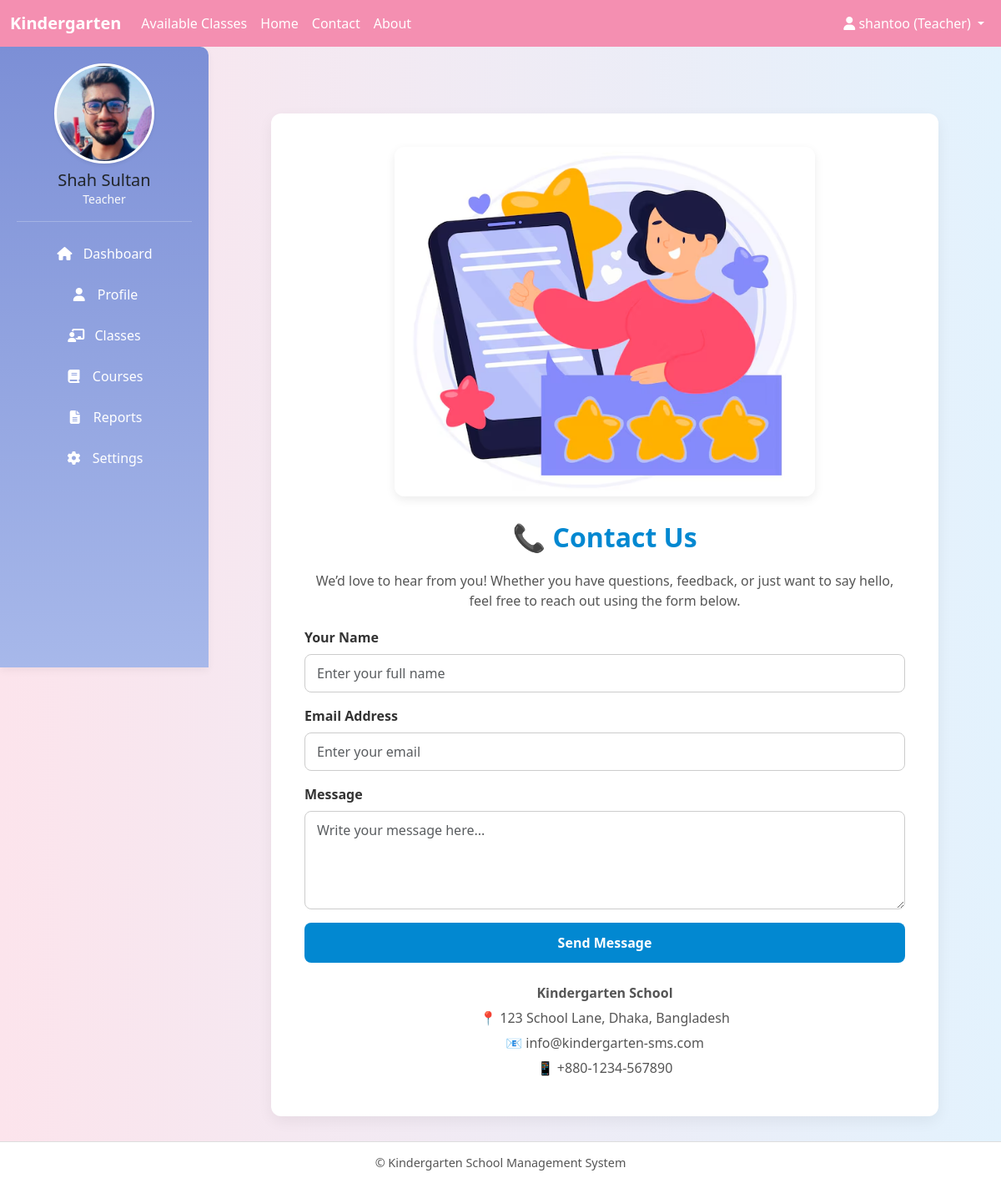
Page /contact/ (signed in) on the committed database.
### core/models.py (models this page shows, shortened)
class User(AbstractUser):
    ROLE_CHOICES = (
        ("admin", "Admin"),
        ("teacher", "Teacher"),
        ("student", "Student"),
    )
    role = models.CharField(max_length=10, choices=ROLE_CHOICES)

class TeaacherProfile(models.Model):
    user = models.OneToOneField(User, on_delete=models.CASCADE, related_name='teacher_profile')
    full_name = models.CharField(max_length=128, blank=True)
    class_room = models.ForeignKey(ClassRoom, on_delete=models.SET_NULL, null=True, blank=True)
    date_of_birth = models.DateField(null=True, blank=True)
    address = models.TextField(blank=True)
    phone = models.CharField(max_length=24, blank=True)
    photo = models.ImageField(upload_to='teacher_photos/', blank=True, null=True)
    qualification = models.CharField(max_length=256, blank=True)
    experience_years = models.PositiveIntegerField(default=0)

### core/views.py (the view)
# urls.py: path('contact/', views.contact, name='contact'),
def contact(request):
    return render(request, 'contact.html')

### core/templates/contact.html (shortened to what this page needs)
{% extends 'base.html' %}
{% load static %}
{% block content %}
<div class="container">
  <div class="contact-card">
    <div class="hero-div">
      <img src="{% static 'images/contact.avif' %}" alt="Contact illustration" class="hero-image">
    </div>
    <h2 class="text-center">📞 Contact Us</h2>
    <p class="text-center">We’d love to hear from you! Whether you have questions, feedback, or just want to say hello, feel free to reach out using the form below.</p>
    <form method="post" novalidate>
      <div class="mb-3">
        <label for="name" class="form-label">Your Name</label>
        <input type="text" name="name" id="name" class="form-control" placeholder="Enter your full name" required>
      </div>
      <div class="mb-3">
        <label for="email" class="form-label">Email Address</label>
        <input type="email" name="email" id="email" class="form-control" placeholder="Enter your email" required>
      </div>
      <div class="mb-3">
        <label for="message" class="form-label">Message</label>
        <textarea name="message" id="message" rows="4" class="form-control" placeholder="Write your message here..." required></textarea>
      </div>
      <button type="submit" class="btn btn-primary w-100">Send Message</button>
    </form>
    <div class="contact-info text-center mt-4">
      <p><strong>Kindergarten School</strong></p>
      <p>📍 123 School Lane, Dhaka, Bangladesh</p>
      <p>📧 info@kindergarten-sms.com</p>
      <p>📱 +880-1234-567890</p>
    </div>
  </div>
</div>
{% endblock %}

### core/templates/base.html (shortened to what this page needs)
<!DOCTYPE html>
<html lang="en">
<head>
  <link href="https://cdn.jsdelivr.net/npm/bootstrap@5.3.0/dist/css/bootstrap.min.css" rel="stylesheet"/>
  <link rel="stylesheet" href="https://cdnjs.cloudflare.com/ajax/libs/font-awesome/6.4.0/css/all.min.css"/>
</head>
<body>
  <nav class="navbar navbar-expand-sm">
    <div class="container-fluid">
      <a class="navbar-brand" href="#">Kindergarten</a>
      <div class="collapse navbar-collapse" id="navbarContent">
        <ul class="navbar-nav me-auto">
          <li class="nav-item"><a class="nav-link" href="{% url 'available_classes' %}">Available Classes</a></li>
          <li class="nav-item"><a class="nav-link" href="{% url 'homepage' %}">Home</a></li>
          <li class="nav-item"><a class="nav-link" href="{% url 'contact' %}">Contact</a></li>
          <li class="nav-item"><a class="nav-link" href="{% url 'about' %}">About</a></li>
        </ul>
        <ul class="navbar-nav">
          <li class="nav-item dropdown">
            <a class="nav-link dropdown-toggle" href="#" id="userDropdown" role="button" data-bs-toggle="dropdown">
              <i class="fas fa-user"></i>
              {% if request.user.is_authenticated %}
                {{ request.user.username }} ({{ request.user.role|title }})
              {% else %}
                Account
              {% endif %}
            </a>
          </li>
        </ul>
      </div>
    </div>
  </nav>
  {% if request.user.is_authenticated %}
  <div class="sidebar text-center">
    {% if request.user.role == "student" %}
      {% if request.user.student_profile.photo %}
        <img src="{{ request.user.student_profile.photo.url }}" alt="Profile Picture" class="profile_pic shadow-sm" />
      {% else %}
        <img src="https://via.placeholder.com/120" alt="Profile Picture" class="profile_pic shadow-sm" />
      {% endif %}
    {% elif request.user.role == "teacher" %}
      {% if request.user.teacher_profile.photo %}
        <img src="{{ request.user.teacher_profile.photo.url }}" alt="Profile Picture" class="profile_pic shadow-sm" />
      {% else %}
        <img src="https://via.placeholder.com/120" alt="Profile Picture" class="profile_pic shadow-sm" />
      {% endif %}
    {% elif request.user.role == "admin" %}
      {% if request.user.admin_profile.photo %}
        <img src="{{ request.user.admin_profile.photo.url }}" alt="Profile Picture" class="profile_pic shadow-sm" />
      {% else %}
        <img src="https://via.placeholder.com/120" alt="Profile Picture" class="profile_pic shadow-sm" />
      {% endif %}
    {% endif %}
    <h5 class="mt-2 mb-0">{{ request.user.get_full_name|default:request.user.username }}</h5>
    <p class="text-light small mb-3">{{ request.user.role|title }}</p>
    <hr class="border-light">
    {% if request.user.role == "student" %}
      <a href="{% url 'dashboard' %}"><i class="fas fa-home me-2"></i> Dashboard</a>
      <a href="{% url 'student_profile' %}"><i class="fas fa-user me-2"></i> Profile</a>
      <a href="#"><i class="fas fa-tasks me-2"></i> My Tasks</a>
      <a href="{% url 'pay_monthly_fee' %}"><i class="fas fa-tasks me-2"></i> Monthly Fee</a>
      <a href="{% url 'student_fee_history' %}"><i class="fas fa-tasks me-2"></i> Monthly Fee History</a>
      <a href="#"><i class="fas fa-calendar-check me-2"></i> Attendance</a>
      <a href="#"><i class="fas fa-file-alt me-2"></i> Reports</a>
      <a href="#"><i class="fas fa-cog me-2"></i> Settings</a>
    {% elif request.user.role == "teacher" %}
      <a href="{% url 'dashboard' %}"><i class="fas fa-home me-2"></i> Dashboard</a>
      <a href="{% url 'teacher_profile' %}"><i class="fas fa-user me-2"></i> Profile</a>
      <a href="#"><i class="fas fa-chalkboard-teacher me-2"></i> Classes</a>
      <a href="{% url 'teacher_courses' %}"><i class="fas fa-book me-2"></i> Courses</a>
      <a href="#"><i class="fas fa-file-alt me-2"></i> Reports</a>
      <a href="#"><i class="fas fa-cog me-2"></i> Settings</a>
    {% endif %}
      </div>
  {% endif %}
  <div class="{% if request.user.is_authenticated %}main-content{% else %}main-content full-width{% endif %}">
    {% block content %}{% endblock %}
  </div>
  <footer>
    &copy; {{ now|date:"Y" }} Kindergarten School Management System
  </footer>
</body>
</html>

### core/templates/base.html (style rules this page uses)
body { background: linear-gradient(to right, #fce4ec, #e3f2fd); font-family: "Segoe UI", Tahoma, Geneva, Verdana, sans-serif; margin: 0; padding: 0; }
.navbar { background-color: #f48fb1 !important; position: fixed; top: 0; left: 0; right: 0; z-index: 1030; }
.navbar-brand { font-weight: bold; color: #ffffff !important; }
.nav-link { color: #fff !important; font-weight: 500; }
.sidebar { background: linear-gradient(180deg, #7c8fd6, #a7b8ea); box-shadow: 0 4px 10px rgba(0, 0, 0, 0.05); padding: 20px; height: calc(100vh - 56px); position: fixed; top: 56px; left: 0; width: 250px; overflow-y: auto; border-top-right-radius: 10px; }
.profile_pic { width: 120px; height: 120px; border-radius: 50%; object-fit: cover; border: 3px solid #fff; background-color: #fff; transition: transform 0.3s ease; }
.sidebar a { display: block; padding: 10px 15px; color: #fff; text-decoration: none; border-radius: 6px; font-weight: 500; transition: all 0.3s ease; margin-bottom: 5px; }
.sidebar i { width: 20px; text-align: center; }
.main-content { margin-top: 56px; margin-left: 250px; padding: 20px; min-height: calc(100vh - 106px); transition: margin-left 0.3s ease; }
footer { bottom: 0; left: 0; right: 0; height: 50px; background-color: #fff; text-align: center; line-height: 50px; font-size: 0.9rem; color: #555; border-top: 1px solid #ddd; position: fixed; }

### core/templates/contact.html (style rules this page uses)
.contact-card { background-color: #ffffff; border-radius: 12px; box-shadow: 0 6px 18px rgba(0, 0, 0, 0.06); padding: 40px; max-width: 800px; margin: 60px auto; font-family: 'Segoe UI', Tahoma, Geneva, Verdana, sans-serif; transition: box-shadow 0.3s ease; }
.contact-card h2 { color: #0288d1; font-weight: 700; margin-bottom: 20px; font-size: 2rem; }
.contact-card p { font-size: 1rem; color: #555; margin-bottom: 20px; }
.form-label { font-weight: 600; color: #333; }
.form-control { padding: 10px 14px; font-size: 1rem; border-radius: 8px; border: 1px solid #ccc; transition: border-color 0.3s ease; }
.btn-primary { background-color: #0288d1; border: none; padding: 12px 20px; font-size: 1rem; font-weight: 600; border-radius: 8px; transition: background-color 0.3s ease; }
.contact-info { margin-top: 40px; font-size: 0.95rem; color: #555; }
.contact-info p { margin-bottom: 6px; }
.hero-div { text-align: center; margin-bottom: 30px; }
.hero-image { max-width: 70%; height: auto; border-radius: 12px; box-shadow: 0 4px 12px rgba(0, 0, 0, 0.08); transition: transform 0.3s ease; }

### rows in the picture
User: user.username "shantoo", user.role "Teacher", user.teacher_profile.photo (picture), user.get_full_name "Shah Sultan"
